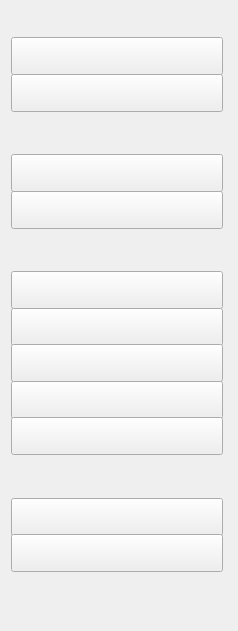
     <widget class="QWidget" name="left">
      <property name="geometry">
       <rect>
        <x>0</x>
        <y>0</y>
        <width>238</width>
        <height>631</height>
       </rect>
      </property>
      <property name="minimumSize">
       <size>
        <width>0</width>
        <height>631</height>
       </size>
      </property>
      <property name="maximumSize">
       <size>
        <width>16777215</width>
        <height>631</height>
       </size>
      </property>
      <widget class="QPushButton" name="btn_user">
       <property name="geometry">
        <rect>
         <x>11</x>
         <y>37</y>
         <width>212</width>
         <height>38</height>
        </rect>
       </property>
       <property name="text">
        <string/>
       </property>
       <property name="checkable">
        <bool>true</bool>
       </property>
       <property name="checked">
        <bool>false</bool>
       </property>
      </widget>
      <widget class="QPushButton" name="btn_cardlog">
       <property name="geometry">
        <rect>
         <x>11</x>
         <y>191</y>
         <width>212</width>
         <height>38</height>
        </rect>
       </property>
       <property name="text">
        <string/>
       </property>
       <property name="checkable">
        <bool>true</bool>
       </property>
      </widget>
      <widget class="QPushButton" name="btn_cardlist">
       <property name="geometry">
        <rect>
         <x>11</x>
         <y>154</y>
         <width>212</width>
         <height>38</height>
        </rect>
       </property>
       <property name="text">
        <string/>
       </property>
       <property name="checkable">
        <bool>true</bool>
       </property>
      </widget>
      <widget class="QPushButton" name="btn_makeownercard">
       <property name="geometry">
        <rect>
         <x>11</x>
         <y>271</y>
         <width>212</width>
         <height>38</height>
        </rect>
       </property>
       <property name="text">
        <string/>
       </property>
       <property name="checkable">
        <bool>true</bool>
       </property>
      </widget>
      <widget class="QPushButton" name="btn_cellinfo">
       <property name="geometry">
        <rect>
         <x>11</x>
         <y>498</y>
         <width>212</width>
         <height>38</height>
        </rect>
       </property>
       <property name="text">
        <string/>
       </property>
       <property name="checkable">
        <bool>true</bool>
       </property>
      </widget>
      <widget class="QPushButton" name="btn_elevatorinfo">
       <property name="geometry">
        <rect>
         <x>11</x>
         <y>534</y>
         <width>212</width>
         <height>38</height>
        </rect>
       </property>
       <property name="text">
        <string/>
       </property>
       <property name="checkable">
        <bool>true</bool>
       </property>
      </widget>
      <widget class="QPushButton" name="btn_admin">
       <property name="geometry">
        <rect>
         <x>11</x>
         <y>74</y>
         <width>212</width>
         <height>38</height>
        </rect>
       </property>
       <property name="text">
        <string/>
       </property>
       <property name="checkable">
        <bool>true</bool>
       </property>
      </widget>
      <widget class="QPushButton" name="btn_makeadmincard">
       <property name="geometry">
        <rect>
         <x>11</x>
         <y>308</y>
         <width>212</width>
         <height>38</height>
        </rect>
       </property>
       <property name="text">
        <string/>
       </property>
       <property name="checkable">
        <bool>true</bool>
       </property>
      </widget>
      <widget class="QPushButton" name="btn_maketoolcard">
       <property name="geometry">
        <rect>
         <x>11</x>
         <y>344</y>
         <width>212</width>
         <height>38</height>
        </rect>
       </property>
       <property name="text">
        <string/>
       </property>
       <property name="checkable">
        <bool>true</bool>
       </property>
      </widget>
      <widget class="QPushButton" name="btn_losscard">
       <property name="geometry">
        <rect>
         <x>11</x>
         <y>381</y>
         <width>212</width>
         <height>38</height>
        </rect>
       </property>
       <property name="text">
        <string/>
       </property>
       <property name="checkable">
        <bool>true</bool>
       </property>
      </widget>
      <widget class="QPushButton" name="btn_remakecard">
       <property name="geometry">
        <rect>
         <x>11</x>
         <y>417</y>
         <width>212</width>
         <height>38</height>
        </rect>
       </property>
       <property name="text">
        <string/>
       </property>
       <property name="checkable">
        <bool>true</bool>
       </property>
      </widget>
     </widget>
